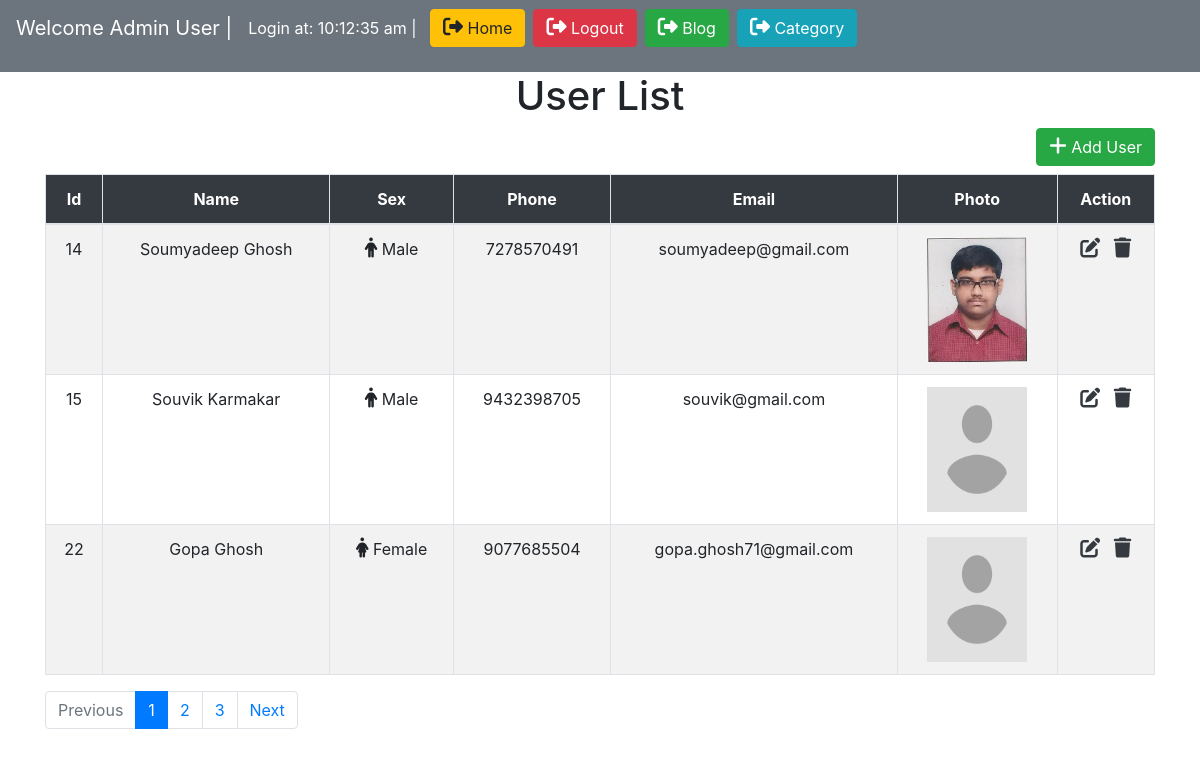
Screenshot of /index.php (signed in) with the database file from the repository.
### tables this page shows
CREATE TABLE `users` (
  `id` int NOT NULL,
  `name` varchar(255) NOT NULL,
  `sex` varchar(11) NOT NULL,
  `phone` bigint NOT NULL,
  `email` varchar(255) NOT NULL,
  `image` varchar(255) NOT NULL DEFAULT 'avatar.png'
);

### index.php (the view, shortened to what this page needs)
<?php
    include "config.php";
    $page = isset($_GET['page']) ? $_GET['page'] : 1;
    $limit = 3;
    $offset = ($page-1)*$limit;
    $sql = "SELECT * FROM users LIMIT $limit OFFSET $offset";
    $query = mysqli_query($link,$sql);
?>
<!DOCTYPE html>
<html lang="en">
<head>
    <link rel="stylesheet" href="https://maxcdn.bootstrapcdn.com/bootstrap/4.5.2/css/bootstrap.min.css">
</head>
<body>
    <?php
        include('include/header.php');
    ?>
    <div class="container">
        <h1 class="text-center">User List</h1>
        <div class="text-right"><a href="create.php" class="btn btn-success mb-2"><i class='fas fa-plus'></i> Add User</a></div>
        <table class="table table-bordered table-striped table-hover">
            <thead class="bg-dark text-center text-white">
                <tr>
                    <th>Id</th>
                    <th>Name</th>
                    <th>Sex</th>
                    <th>Phone</th>
                    <th>Email</th>
                    <th>Photo</th>
                    <th>Action</th>
                </tr>
            </thead>
            <tbody class="text-center">
                <?php if(mysqli_num_rows($query) == 0){ ?>
                    <tr><td colspan="7" class="text-center">No record found</td></tr>
                <?php }else{
                    $psql = "SELECT * FROM users";
                    $pquery = mysqli_query($link,$psql);
                    $total_record = mysqli_num_rows($pquery);
                    $total_page = ceil($total_record/$limit);
                    ?>
                    <?php while($row = mysqli_fetch_assoc($query)){ ?>
                    <tr>
                        <td><?php echo $row['id'] ?></td>
                        <td><?php echo $row['name'] ?></td>
                        <td>
                            <?php if($row['sex'] == 'male'){ ?>
                                <i class='fas fa-male'></i> Male
                            <?php } ?>
                            <?php if($row['sex'] == 'female'){ ?>
                                <i class='fas fa-female'></i> Female
                            <?php } ?>
                        </td>
                        <td><?php echo $row['phone'] ?></td>
                        <td><?php echo $row['email'] ?></td>
                        <td><img src="uploads/<?php echo $row['image'] ?>" width="100" height="125"></td>
                        <td>
                            <a href="update.php?id=<?php echo $row['id'] ?>" class="text-dark"><i class='fas fa-edit'></i></a>&nbsp;&nbsp;
                            <a href="delete.php?id=<?php echo $row['id'] ?>" class="text-dark"><i class='fas fa-trash'></i></a>
                        </td>
                    </tr>
                <?php }} ?>
            </tbody>
        </table>
        <ul class="pagination">
            <li class="page-item <?php echo ($page > 1) ? '' : 'disabled' ?>"><a class="page-link" href="index.php?page=<?php echo $page-1 ?>">Previous</a></li>
        <?php for($i=1;$i<=$total_page;$i++){ ?>
            <li class="page-item <?php echo ($page == $i) ? 'active' : '' ?>"><a class="page-link" href="index.php?page=<?php echo $i ?>"><?php echo $i ?></a></li>
        <?php } ?>
            <li class="page-item <?php echo ($total_page > $page) ? '' : 'disabled' ?>"><a class="page-link" href="index.php?page=<?php echo $page+1 ?>">Next</a></li>
        </ul>
    </div>
</body>
</html>

### include/header.php
<nav class="navbar navbar-expand-sm bg-secondary navbar-dark">
    <p class="navbar-brand">
        <?php echo isset($_SESSION['id']) ? 'Welcome '.$_SESSION['name'] : '' ?> |
    </p>
    <p class="nav-item text-white">
        <?php echo isset($_SESSION['login_at']) ? 'Login at: '.$_SESSION['login_at'] : '' ?> | &nbsp;&nbsp;
    </p>
    <p class="float-right mr-2">
        <a href="<?php echo BASE_URL ?>" class="btn btn-warning"><i class='fas fa-sign-out-alt'></i> Home</a>
    </p>
    <p class="float-right">
        <a href="<?php echo BASE_URL ?>/logout.php" class="btn btn-danger"><i class='fas fa-sign-out-alt'></i> Logout</a>
    </p>
    <p class="float-right ml-2">
        <a href="<?php echo BASE_URL ?>/blog/blog_list.php" class="btn btn-success"><i class='fas fa-sign-out-alt'></i> Blog</a>
    </p>
    <p class="float-right ml-2">
        <a href="<?php echo BASE_URL ?>/category/category_list.php" class="btn btn-info"><i class='fas fa-sign-out-alt'></i> Category</a>
    </p>
</nav>

### index.php (style rules this page uses)
.fas { font-size: 20px; }

### rows the page displays
users: id "14", name "Soumyadeep Ghosh", sex "male" (drawn), phone "7278570491", email "soumyadeep@gmail.com", image (picture)
users: id "15", name "Souvik Karmakar", sex "male" (drawn), phone "9432398705", email "souvik@gmail.com", image (placeholder picture)
users: id "22", name "Gopa Ghosh", sex "female" (drawn), phone "9077685504", email "gopa.ghosh71@gmail.com", image (placeholder picture)

### other values shown
$_SESSION['name'] "Admin User"
$_SESSION['login_at'] "10:12:35 am"
